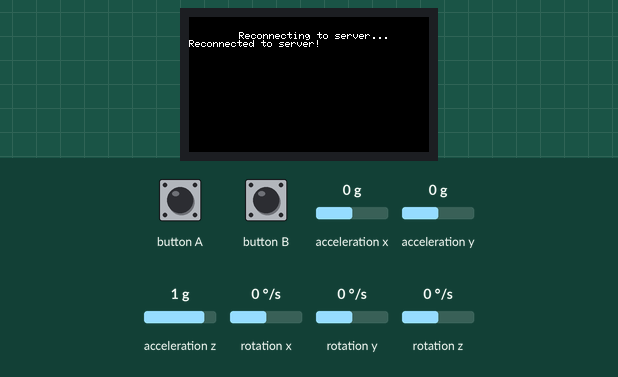
This sketch was run on a simulated ESP32. On the bench: 240×135 colour display. Inputs (shaded band) come from the test bench; at power-on: acceleration x 0 g, acceleration y 0 g, acceleration z 1 g, rotation x 0 °/s, rotation y 0 °/s, rotation z 0 °/s. WiFi joins after 1.5 s; servers stay silent unless stated; what the sketch prints to the serial monitor is not drawn.

Above: at 2.4 s.

Measured:
- what the display in image 0 shows lasts 1.5 s, from 2.4 s to 3.9 s

The sketch:

m5stickc_wifi.ino
```cpp
#include <M5StickCPlus.h>
#include <WiFi.h>

unsigned long lastMeasurementTime = 0; // Last measurement time

const char* ssid = "Controllab_Projects";
const char* password = "Controllab";
WiFiClient client;
const char* serverIP = "192.168.0.101"; // IP address of the server
const int serverPort = 57665; // Port number the server is listening on
// Reference latitude and longitude taken from our current location(using Google maps)

const float referenceLatitude = 32.1091362;  // Example reference latitude
const float referenceLongitude = 34.8049638;  // Example reference longitude
const float earthRadius = 6371000;  // Earth radius in meters

struct Measurement {
  float accX, accY, accZ;
  float gyroX, gyroY, gyroZ;
  bool button;
  unsigned long timestamp;
  float latitude;
  float longitude;
};

Measurement measurements[10]; // Buffer for 10 measurements
int measurementIndex = 0; // Current index in the buffer

void setup() {
  M5.begin();
  M5.Lcd.setRotation(3);
  M5.Lcd.setCursor(50, 15);
  M5.Lcd.println("Connecting to WiFi...");
  M5.Imu.Init();
  WiFi.begin(ssid, password);
  while (WiFi.status() != WL_CONNECTED) {
    delay(1000);
    Serial.print(".");
  }

  Serial.println("\nConnected to WiFi");
  M5.Lcd.println("Connected to WiFi");
  M5.Lcd.println(" X    Y    Z");
  Serial.begin(115200);
}

void localToEarthCoordinates(float localX, float localY, float& latitude, float& longitude) {
  latitude = referenceLatitude + (localY / earthRadius) * (180 / PI);
  longitude = referenceLongitude + (localX / earthRadius) * (180 / PI) / cos(referenceLatitude * PI / 180);
}

void loop() {
  M5.update();
  if (!client.connected()) {
    M5.Lcd.fillScreen(BLACK);
    M5.Lcd.setCursor(50, 15);
    M5.Lcd.println("Reconnecting to server...");
    if (client.connect(serverIP, serverPort)) {
      M5.Lcd.println("Reconnected to server!");
    } else {
      M5.Lcd.println("Failed to reconnect to server.");
      return; // Don't proceed if we're not connected
    }
  }

  // measure intervals:
  unsigned long currentTime = millis();
  if (currentTime - lastMeasurementTime >= 10) { // Check if more than 10 ms have passed
    lastMeasurementTime = currentTime;
    M5.Imu.getGyroData(&measurements[measurementIndex].gyroX, &measurements[measurementIndex].gyroY, &measurements[measurementIndex].gyroZ);
    M5.Imu.getAccelData(&measurements[measurementIndex].accX, &measurements[measurementIndex].accY, &measurements[measurementIndex].accZ);
    measurements[measurementIndex].button = M5.BtnA.read();
    measurements[measurementIndex].timestamp = millis();

    // Convert local coordinates to Earth coordinates
    localToEarthCoordinates(measurements[measurementIndex].accX, measurements[measurementIndex].accY,
                            measurements[measurementIndex].latitude, measurements[measurementIndex].longitude);

    measurementIndex++;

    // When buffer is full, send all measurements in one large buffer
    if (measurementIndex >= 10) {
      String dataToSend;
      for (int i = 0; i < 10; i++) {
        dataToSend += "IMU:" + String(measurements[i].timestamp) + "," +
                      String(measurements[i].accX, 3) + "," +
                      String(measurements[i].accY, 3) + "," +
                      String(measurements[i].accZ, 3) + "," +
                      String(measurements[i].gyroX, 2) + "," +
                      String(measurements[i].gyroY, 2) + "," +
                      String(measurements[i].gyroZ, 2) + "," +
                      String(measurements[i].latitude, 6) + "," +
                      String(measurements[i].longitude, 6) + "," +
                      String(measurements[i].button ? "1" : "0") + "\r\n";

      }
      client.print(dataToSend); // Send the entire string in one go
      measurementIndex = 0; // Reset buffer index
    }
  }
}
```
